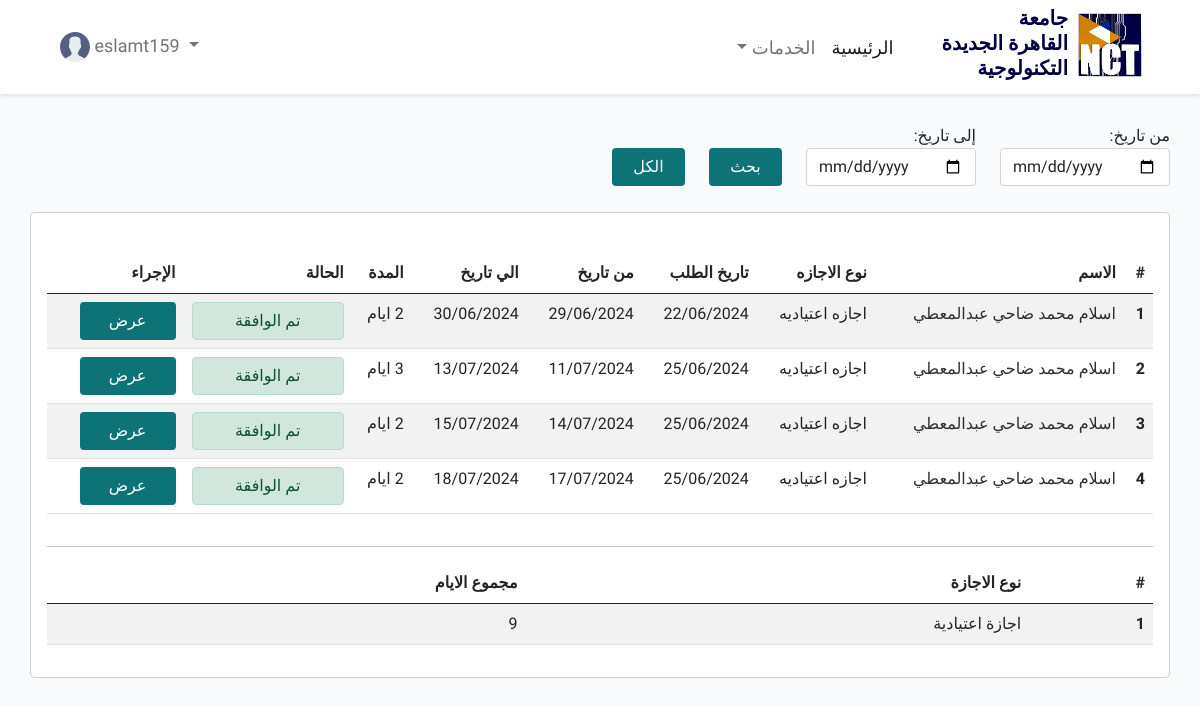
/Ruser/eslamt159/ (signed in), run on the app's committed database.
### base/models.py (models this page shows, shortened)
class User(AbstractUser):
    is_active = models.BooleanField(default=False)
    is_verified = models.BooleanField(default=False)
    employee_identity = models.BigIntegerField(unique=True,default=0)
    name = models.CharField(max_length=100, default='', blank=True, null=True)
    email = models.EmailField(unique=True, null=True)
    phone = models.CharField(unique=True, max_length=50, blank=True, null=True)
    startwork_date = models.DateTimeField(blank=True, null=True)
    birthdate = models.DateField(blank=True, null=True)
    department = models.ForeignKey(Department, on_delete=models.CASCADE, null=True)
    address = models.CharField(max_length=1000, default='', blank=True, null=True)
    gender = models.CharField(max_length=10, default='')
    vacation1 = models.IntegerField(default=0)
    vacation1_balance = models.IntegerField(default=0) #اجازه اعتياديه
    vacation2_balance = models.IntegerField(default=7) #اجازه عارضه
    vacation3_balance = models.IntegerField(default=10) #اجازه مرضيه
    vacation4_balance = models.IntegerField(default=2) #اجازه وضع
    USERNAME_FIELD = 'phone'
    REQUIRED_FIELDS = []
    def __str__(self):
        return self.name if self.name else "No name"

class Vacation(models.Model):
    vacation_id = models.BigAutoField(primary_key=True)
    STATUS_CHOICES = (
        ('0', 'مُعلق'),
        ('1', 'تم الرفض'),
        ('2', 'تم الوافقة'),
    )
    VACATION_TYPE_CHOICES = (
        ('0', 'اجازه اعتياديه'),
        ('1', 'اجازه عارضه'),
        ('2', 'اجازه مرضيه'),
        ('3', 'اجازه وضع'),
        ('4', 'اذن'),
        ('5', 'مأموريه'),
    )
    status = models.CharField(max_length=10, choices=STATUS_CHOICES)
    request_date = models.DateTimeField()
    request_number = models.BigIntegerField()
    start_date = models.DateField()
    end_date = models.DateField()
    duration = models.PositiveIntegerField()
    employee = models.ForeignKey(User, on_delete=models.CASCADE)
    vacation_type = models.CharField(max_length=10, choices=VACATION_TYPE_CHOICES)
    attachment = models.ImageField(null=True, blank=True, upload_to="images/")
    description = models.CharField(max_length=1000, default='', blank=True, null=True)
    substitute_employee = models.CharField(max_length=100, default='', blank=True, null=True)
    manager_signature = models.ImageField(null=True, blank=True)

### base/views.py (the view)
# urls.py: path('Ruser/<str:pk>/', views.Ruser, name="Ruser"),
def Ruser(request, pk):
    if request.method == 'POST':
        start_date = request.POST.get('start_date')
        end_date = request.POST.get('end_date')
        if start_date and end_date:
            start_date = timezone.make_aware(datetime.strptime(start_date, '%Y-%m-%d'))
            end_date = timezone.make_aware(datetime.strptime(end_date, '%Y-%m-%d'))
            vacations = Vacation.objects.filter(employee__username=pk, start_date__range=[start_date, end_date], status=2)
            total_days = vacations.values('vacation_type').annotate(total_days=Sum('duration'))
        else:
            vacations = Vacation.objects.filter(employee__username=pk, status=2)
            total_days = vacations.values('vacation_type').annotate(total_days=Sum('duration'))
    else:
        vacations = Vacation.objects.filter(employee__username=pk, status=2)
        total_days = vacations.values('vacation_type').annotate(total_days=Sum('duration'))
    context_report = {
        'vacations': vacations,
        'total_days': total_days,
        'pk': pk,
    }
    return render(request, 'report/Ruser.html', context_report)

### base/context_processors.py (called while the page is built)
def counter(request):
    no_unactive_requests = User.objects.filter(is_active=False).count()
    no_pending_vacations=0
    try:
        user = User.objects.get(id=request.user.id)
        no_pending_vacations = Vacation.objects.filter(
        status=0,
        employee__department__department_id = user.department.department_id
    ).count()
    except:
        pass
    context = {
        'no_unactive_requests' : no_unactive_requests,
        'no_pending_vacations' : no_pending_vacations,
    }
    return context

### base/templates/report/Ruser.html (shortened to what this page needs)
{% extends "base.html" %}
{% load static %}
{% block content %}
<body style="background-color: #f9fafb;">
    <div>
        <div style="margin: 0px 10px;">
            <div class="container" style="padding: 0px; margin-top: 30px;">
                <div class="d-flex align-items-center justify-content-center">
                    <form method="POST" style="width: 100%;">
                        <div class="row">
                            <div class="col-md-2 mb-3">
                                <label for="start_date">من تاريخ:</label>
                                <input required type="date" name="start_date" id="start_date" class="form-control">
                            </div>
                            <div class="col-md-2 mb-3">
                                <label for="end_date">إلى تاريخ:</label>
                                <input required type="date" name="end_date" id="end_date" class="form-control">
                            </div>
                            <div class="col-md-1 mb-3 mt-3">
                                <button type="submit" class="btn save-btn mt-2" id="submitButton" style="margin:auto; width: 100%;">بحث</button>
                            </div>
                            <div class="col-md-1 mb-3 mt-3">
                                <a href="{% url 'Ruser' pk %}" class="btn save-btn mt-2" style="margin:auto; width: 100%;"> الكل</a>
                            </div>
                        </div>
                    </form>
                </div>
            </div>
            <section class="profile container p-3 pt-4">
                <div class="row justify-content-start">
                </div>
                <div class="table-responsive">
                    <table class="table table-striped" align="center">
                        <thead>
                            <tr>
                                <th scope="col">#</th>
                                <th scope="col">الاسم</th>
                                <th scope="col">نوع الاجازه</th>
                                <th scope="col">تاريخ الطلب</th>
                                <th scope="col">من تاريخ</th>
                                <th scope="col">الي تاريخ</th>
                                <th scope="col">المدة</th>
                                <th scope="col">الحالة</th>
                                <th scope="col">الإجراء</th>
                            </tr>
                        </thead>
                        <tbody >
                            {% for vacation in vacations %}
                            <tr>
                                <th scope="row">{{ forloop.counter }}</th>
                                <td><a href="#" style=" text-decoration: none; color: #2e2e2e;">{{ vacation.employee }}</a></td>
                                <td>{{vacation.get_vacation_type_display}}</td>
                                <td>{{vacation.request_date|date:'d/m/Y'}}</td>
                                <td>{{vacation.start_date|date:'d/m/Y'}}</td>
                                <td>{{vacation.end_date|date:'d/m/Y'}}</td>
                                <td>{{vacation.duration}} ايام</td>
                                {% if vacation.status == '0' %}
                                <td><div class="alert alert-warning" role="alert" style="padding: 6px 1rem; text-align: center; margin-bottom: 0px; min-width: 132px;">{{ vacation.get_status_display }}</div></td>
                                {% elif vacation.status == '1' %}
                                <td><div class="alert alert-danger" role="alert" style="padding: 6px 1rem; text-align: center; margin-bottom: 0px; min-width: 132px;">{{ vacation.get_status_display }}</div></td>
                                {% else %}
                                <td><div class="alert alert-success" role="alert" style="padding: 6px 1rem; text-align: center; margin-bottom: 0px; min-width: 132px;">{{ vacation.get_status_display }}</div></td>
                                {% endif %}
                                <td><a href="{% url 'showMyRequest' vacation.request_number %}" class="btn save-btn ms-2">عرض</a></td>
                            </tr>
                            {% endfor %}
                        </tbody>
                    </table>
                </div>
                <hr>
                <div class="table-responsive">
                    <table class="table table-striped" align="center">
                        <thead>
                            <tr>
                                <th scope="col">#</th>
                                <th scope="col">نوع الاجازة</th>
                                <th scope="col">مجموع الايام</th>
                            </tr>
                        </thead>
                        <tbody>
                            {% for item in total_days %}
                            <tr>
                                <th scope="row">{{ forloop.counter }}</th>
                                <td>
                                    {% if item.vacation_type == '0' %}
                                        اجازة اعتيادية
                                    {% elif item.vacation_type == '1' %}
                                        اجازة عارضة
                                    {% elif item.vacation_type == '2' %}
                                        اجازة مرضية
                                    {% elif item.vacation_type == '3' %}
                                        اجازة وضع
                                    {% elif item.vacation_type == '4' %}
                                        اذن
                                    {% elif item.vacation_type == '5' %}
                                        مأمورية
                                    {% endif %}
                                </td>
                                <td>{{ item.total_days }}</td>
                            </tr>
                            {% endfor %}
                        </tbody>
                    </table>
                </div>
            </section>
        </div>
    </div>
    <br>
</body>
{% endblock content %}

### base/templates/navbar.html (shortened to what this page needs)
{% load static %}
<nav class="navbar navbar-expand-lg navbar-light sticky-top" style="box-shadow: 0px 2px 4px rgba(0, 0, 0, 0.1); background-color: white;">
    <div class="container">
        <a class="navbar-brand" href="{% url 'home' %}" style="display: flex;">
            <img src="{% static 'image/NCTU-logo-1 (2).png' %}" alt="" style="width: 4rem; height: 4rem;">
            <div style="margin-right: 10px; margin-top: -7px;">
                <p style="margin: 0; font-weight: 900; line-height: 25px; color: #010044;">جامعة</p>
                <p style="margin: 0; font-weight: 900; line-height: 25px; color: #010044;">القاهرة الجديدة</p>
                <p style="margin: 0; font-weight: 900; line-height: 25px; color: #010044;">التكنولوجية</p>
            </div>
        </a>
        <div class="collapse navbar-collapse" id="navbarSupportedContent">
            <ul class="navbar-nav ms-auto">
                <li class="nav-item">
                    <a class="nav-link active" href="{% url 'home' %}" style="font-size: 18px; font-weight: 500;">الرئيسية</a>
                </li>
                {% if request.user.is_authenticated %}
                    <li class="nav-item dropdown">
                        <a class="nav-link dropdown-toggle" href="#" id="navbarDropdown" role="button" data-bs-toggle="dropdown" aria-expanded="false" style="font-size: 18px; font-weight: 500;">
                            الخدمات
                        </a>
                    </li>
                {% endif %}
            </ul>
            <ul class="navbar-nav me-auto">
                {% if request.user.is_authenticated %}
                    <li class="nav-item dropdown" style="direction: ltr;">
                        <a class="nav-link dropdown-toggle" href="#" id="navbarDropdown" role="button" data-bs-toggle="dropdown" aria-expanded="false" style="font-size: 18px; font-weight: 500;">
                            <img src="{% static 'image/avatar.svg' %}" alt="User Profile" style="width: 30px; height: 30px; margin-left: 10px;">
                            {{ request.user.username }}
                        </a>
                    </li>
                {% endif %}
            </ul>
        </div>
    </div>
</nav>

### base/static/css/newpj23.css (style rules this page uses)
:root { --primary-color: #0D7377; }
html { height: auto; }
body { direction: rtl; height: auto; overflow-y: scroll; overflow-x: hidden; font-family: "IBM Plex Sans Arabic" }
.navbar { background-color: transparent; font-family: "IBM Plex Sans Arabic" }
.profile { height: auto; margin-top: 10px; border: 1px solid #80808061; border-radius: 5px; background-color: white; }
.save-btn { background-color: var(--primary-color); color: white; width: 8vw; min-width: fit-content; font-size: 1rem; font-weight: 500; }
.table tbody tr { overflow-y: auto; }

### data on the page
User: user.username "eslamt159"
Vacation: employee "اسلام محمد ضاحي عبدالمعطي", vacation_type "اجازه اعتياديه", request_date "22/06/2024", start_date "29/06/2024", end_date "30/06/2024", status "تم الوافقة"
Vacation: employee "اسلام محمد ضاحي عبدالمعطي", vacation_type "اجازه اعتياديه", request_date "25/06/2024", start_date "11/07/2024", end_date "13/07/2024", status "تم الوافقة"
Vacation: employee "اسلام محمد ضاحي عبدالمعطي", vacation_type "اجازه اعتياديه", request_date "25/06/2024", start_date "14/07/2024", end_date "15/07/2024", status "تم الوافقة"
Vacation: employee "اسلام محمد ضاحي عبدالمعطي", vacation_type "اجازه اعتياديه", request_date "25/06/2024", start_date "17/07/2024", end_date "18/07/2024", status "تم الوافقة"

### other printed values
{{ item.total_days }} "9"
